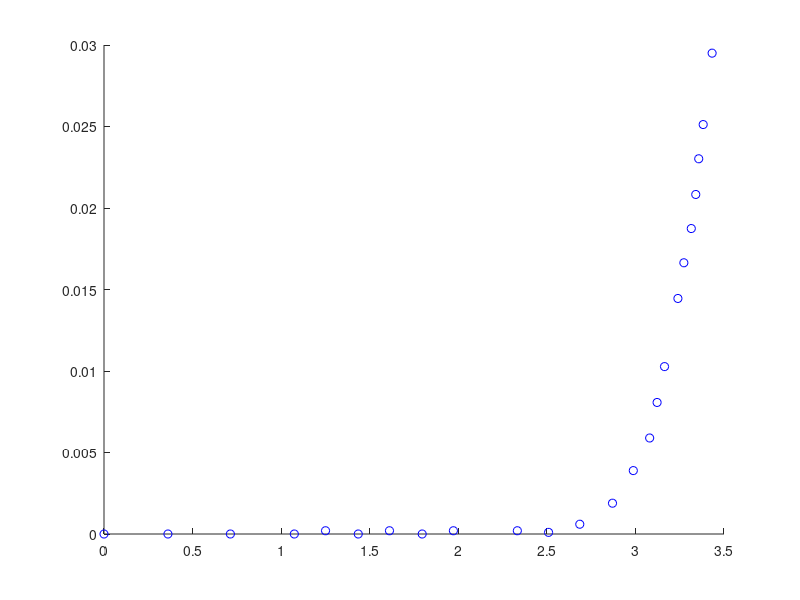

This figure's MATLAB source: (Note: this script raises an error after producing the figure.)
clc
clear
close all

I = [0.00000; 0.00000; 0.00000; 0.00000; 0.00020; 0.00000; 0.00020; 0.00000; 0.00020; 0.00020; 0.00010; 0.00060; 0.00189; 0.00389; 0.00589; 0.00807; 0.01027; 0.01445; 0.01664; 0.01874; 0.02083; 0.02302; 0.02512; 0.02950];
V = [0.00000; 0.36091; 0.71343; 1.07434; 1.25060; 1.43525; 1.61151; 1.79616; 1.97242; 2.33333; 2.50959; 2.68585; 2.87050; 2.98801; 3.08034; 3.12230; 3.16427; 3.23981; 3.27338; 3.31535; 3.34053; 3.35731; 3.38249; 3.43285];

n = 5;
index = [1 6 10 15 19 24];

figure;
hold on
plot(V,I,'bo');
for i=1:n
    Ii = I(index(i):index(i+1));
    Vi = V(index(i):index(i+1));
    fit_i = fit(Vi, Ii, 'poly1');
    c = coeffvalues(fit_i);
    fi = c(1) * Vi + c(2);
    plot(Vi, fi, 'r'); hold on;
end
